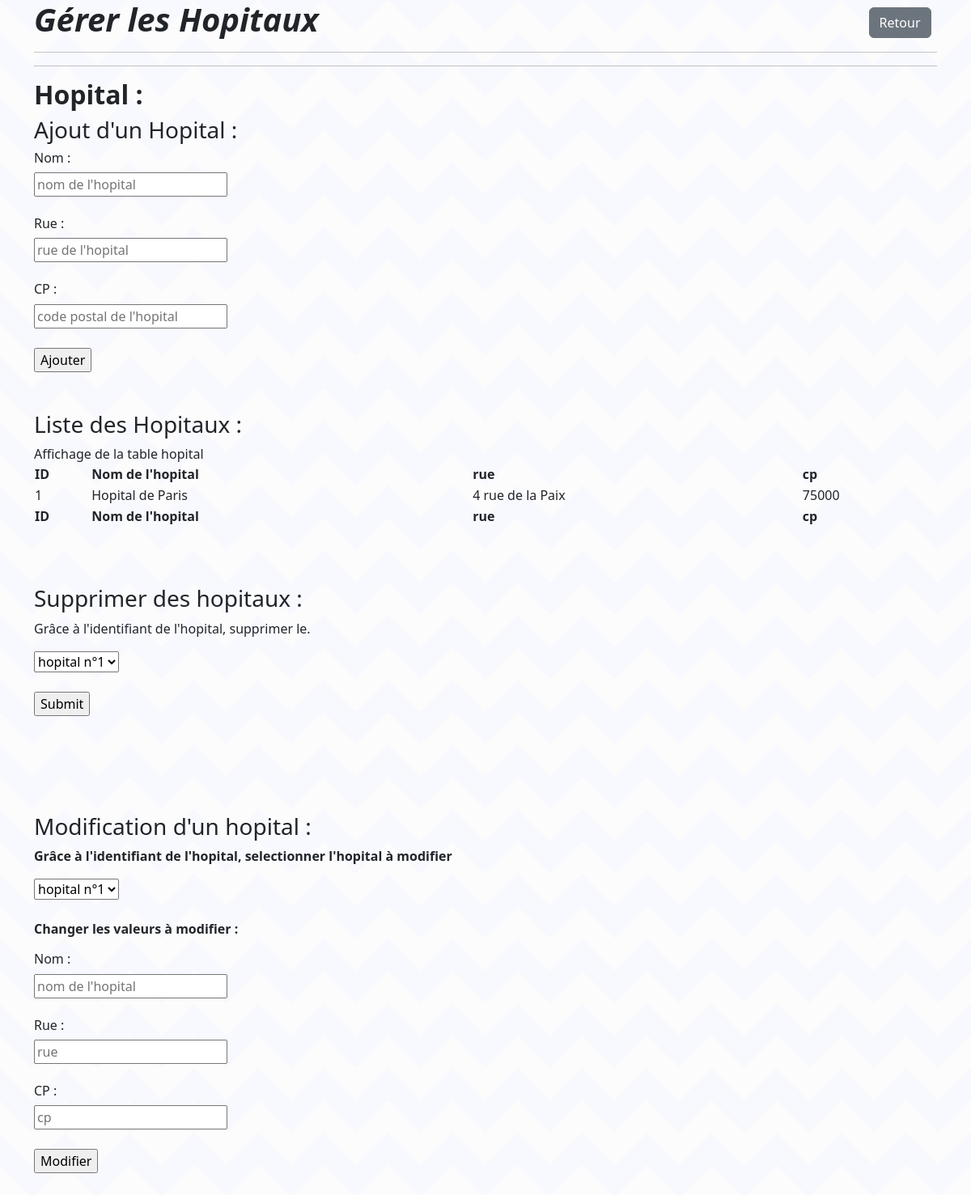
/vue/panelAdmin/hopital.php, run on an earlier commit of the app's database.
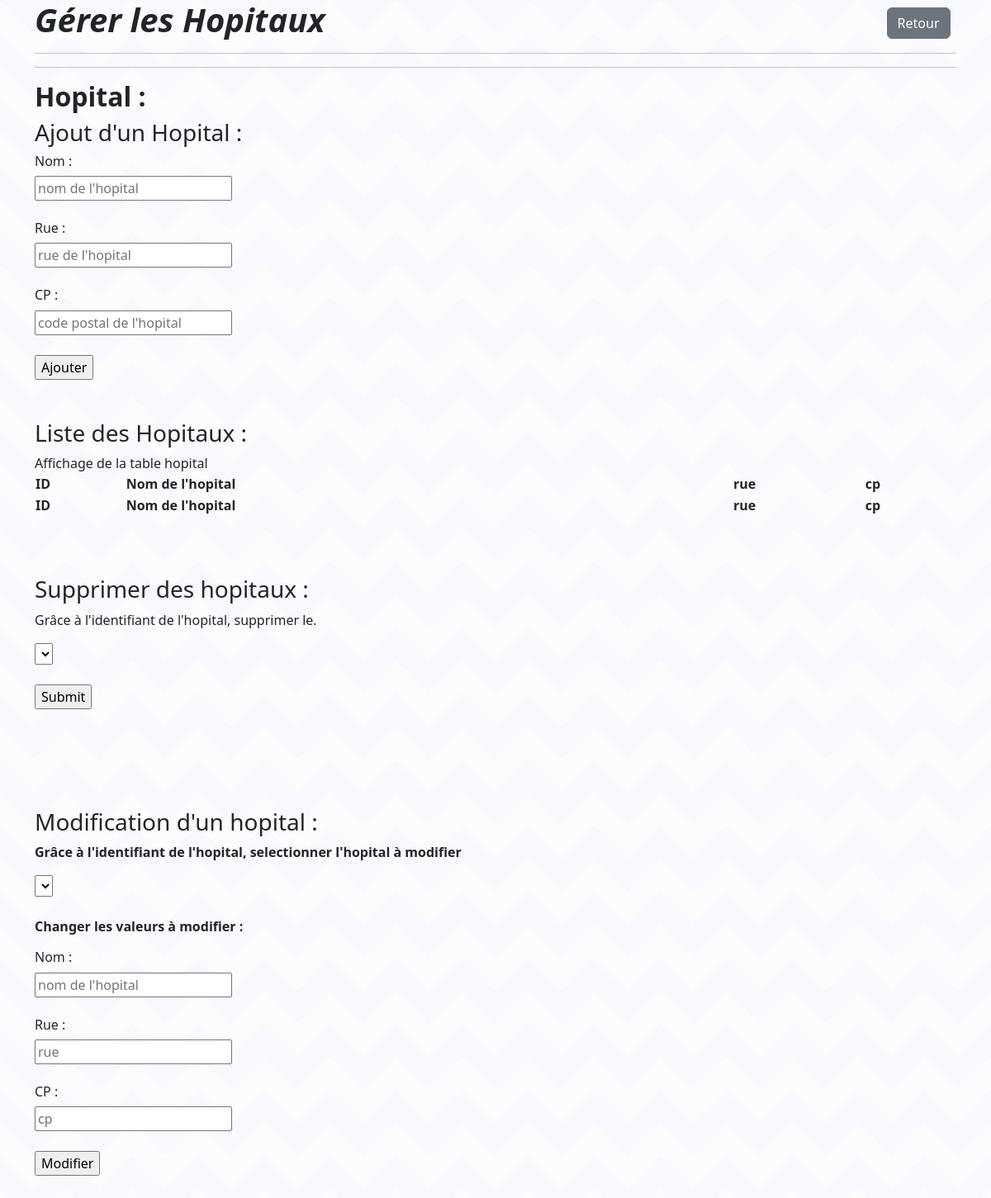
And on a later commit of the database.
### tables this page shows
CREATE TABLE IF NOT EXISTS `hopital` (
                                         `id_hopital` int(11) NOT NULL AUTO_INCREMENT,
                                         `nom` varchar(100) NOT NULL,
                                         `rue` varchar(100) NOT NULL,
                                         `cp` int(11) NOT NULL,
                                         PRIMARY KEY (`id_hopital`)
);

### src/bdd/Database.php (called while the page is built, shortened)
<?php
class Database
{
    private $host;
    private $dbname;
    private $user;
    private $pwd;
    public function __construct()
    {
        $this->host = "localhost";
        $this->dbname = "hsp-skh";
        $this->user = "root";
        $this->pwd = "";
    }
    public function getBdd()
    {
        return $this->bdd = new PDO("mysql:host=".$this->host.";dbname=".$this->dbname,$this->user,$this->pwd);
    }
}

### vue/panelAdmin/hopital.php (the view, shortened to what this page needs)
<?php
require_once '../../src/bdd/Database.php';
require_once '../../src/modele/Hopital.php';
?>
<!DOCTYPE html>
<html>
    <head>
        <link rel="stylesheet" href="../assets/css/styles.css">
        <link href="https://cdn.jsdelivr.net/npm/select2@4.1.0-rc.0/dist/css/select2.min.css" rel="stylesheet" />
        <link rel="stylesheet" type="text/css" href="https://cdn.datatables.net/1.11.4/css/jquery.dataTables.css">
        <link href="https://cdn.jsdelivr.net/npm/bootstrap@5.2.1/dist/css/bootstrap.min.css" rel="stylesheet"
>
   </head>
<body>
    <div class="container">
        <div class="content">
            <h1><strong><i></i></strong><a href="homeAdmin.php"><button class="btn btn-secondary" type="button">Retour</button></a></h1>
            <hr>
            <hr>
            <h2><strong>Hopital :</strong></h2>
            <h3>Ajout d'un Hopital : </h3>
            <form action="../../src/traitement/add_hopital.php" method="post">
                <h6>Nom : </h6>
                <input type="text" name="nom" placeholder="nom de l'hopital"> <br><br>
                <h6>Rue :</h6>
                <input type="text" name="rue" placeholder="rue de l'hopital"> <br><br>
                <h6>CP :</h6>
                <input type="text" name="cp" placeholder="code postal de l'hopital"> <br><br>
                <input type="submit" value="Ajouter">
            </form>
            <br><br>
            <h3>Liste des Hopitaux :</h3>
            <?php
            $liste = new Hopital(array());
            $bdd = new Database();
            $res = $liste->selectHopital($bdd);
            ?>
            <table id="table" class="display" style="width:100%">
                <thead>
                <tr>
                    <th>ID</th>
                    <th>Nom de l'hopital</th>
                    <th>rue</th>
                    <th>cp</th>
                </tr>
                </thead>
                <tbody>
                <?php foreach ($res as $value){ ?>
                    <tr>
                        <td><?php echo $value['id_hopital'];?></td>
                        <td><?php echo $value['nom'];?></td>
                        <td><?php echo $value['rue'];?></td>
                        <td><?php echo $value['cp'];?></td>
                    </tr>
                <?php } ?>
                </tbody>
                <tfoot>
                <tr>
                    <th>ID</th>
                    <th>Nom de l'hopital</th>
                    <th>rue</th>
                    <th>cp</th>
                </tr>
                </tfoot>
            </table>
            <br> <br>
            <form action="../../src/traitement/delete_hopital.php" method="post">
                <br>
                <h3>Supprimer des hopitaux : </h3>
                <p>Grâce à l'identifiant de l'hopital, supprimer le.</p>
                <select class="js2" name="id" id="id">
                    <?php
                    foreach ($res as $value){
                        ?>
                        <option value="<?php echo $value['id_hopital']  ?>">hopital n°<?php echo $value['id_hopital'];?></option>
                        <?php
                    }
                    ?>
                </select>
                <br><br>
                <input type="submit">
            </form>
            <br><br>
            <br>
        </div>
        <br>
        <div>
            <br>
            <h3>Modification d'un hopital : </h3>
            <form action="../../src/traitement/edit_hopital.php" method="post">
                <strong><p>Grâce à l'identifiant de l'hopital, selectionner l'hopital à modifier</p></strong>
                <select class="js2" name="id" id="id">
                    <?php
                    foreach ($res as $value){
                        ?>
                        <option value="<?php echo $value['id_hopital']  ?>">hopital n°<?php echo $value['id_hopital'];?></option>
                        <?php
                    }
                    ?>
                </select>
                <br><br>
                <strong><p>Changer les valeurs à modifier : </p></strong>
                <h6>Nom : </h6>
                <input type="text" name="nom" placeholder="nom de l'hopital"> <br><br>
                <h6>Rue :</h6>
                <input type="text" name="rue" placeholder="rue"> <br><br>
                <h6>CP :</h6>
                <input type="text" name="cp" placeholder="cp"> <br><br>
                <input type="submit" value="Modifier">
            </form>
        </div>
    </div>
    <br><br>
</body>

### src/modele/Hopital.php (shortened to what this page needs)
<?php
class Hopital
{
    public function selectHopital($bdd){
        $sel = $bdd->getBdd()->prepare("SELECT * FROM hopital");
        $sel->execute();
        $result = $sel->fetchAll();
        echo "Affichage de la table hopital";
        return $result;
    }
}

### vue/panelAdmin/hopital.php (style rules this page uses)
body { background-color: #fcfcfc; background-image: linear-gradient(135deg, #f8f8ff 25%, transparent 25%), linear-gradient(225deg, #f8f8ff 25%, transparent 25%), linear-gradient(45deg, #f8f8ff 25%, transparent 25%), linear-gradient(315deg, #f8f8ff 25%, #fcfcfc 25%); background-position: 40px 0, 40px 0, 0 0, 0 0; background-size: 80px 80px; background-repeat: repeat; }

What changed in the data, as far as the page shows it:
removed hopital: id_hopital "1", nom "Hopital de Paris", rue "4 rue de la Paix", cp "75000"
Also different on the page:
form field id: "hopital n°1" → (not shown)
